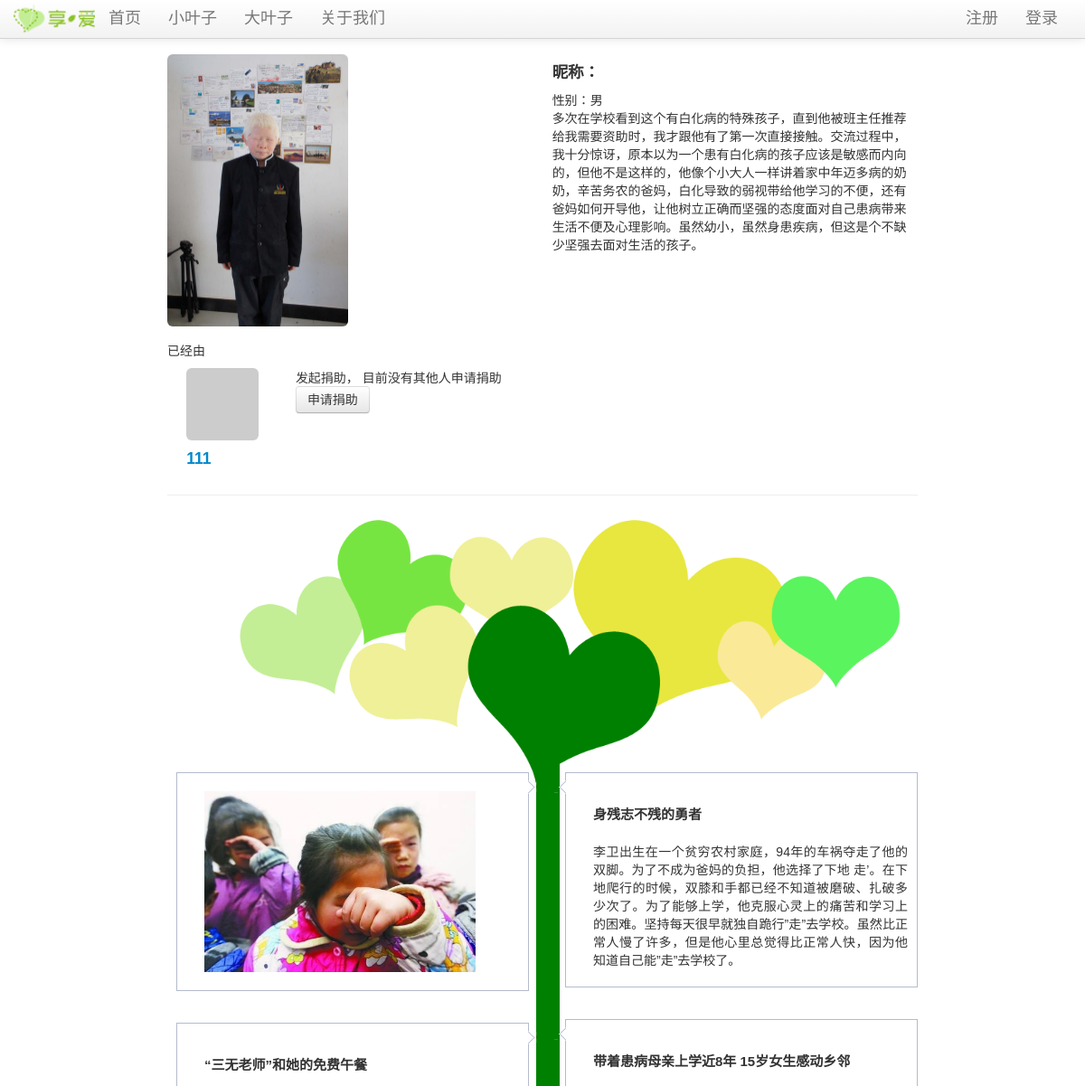
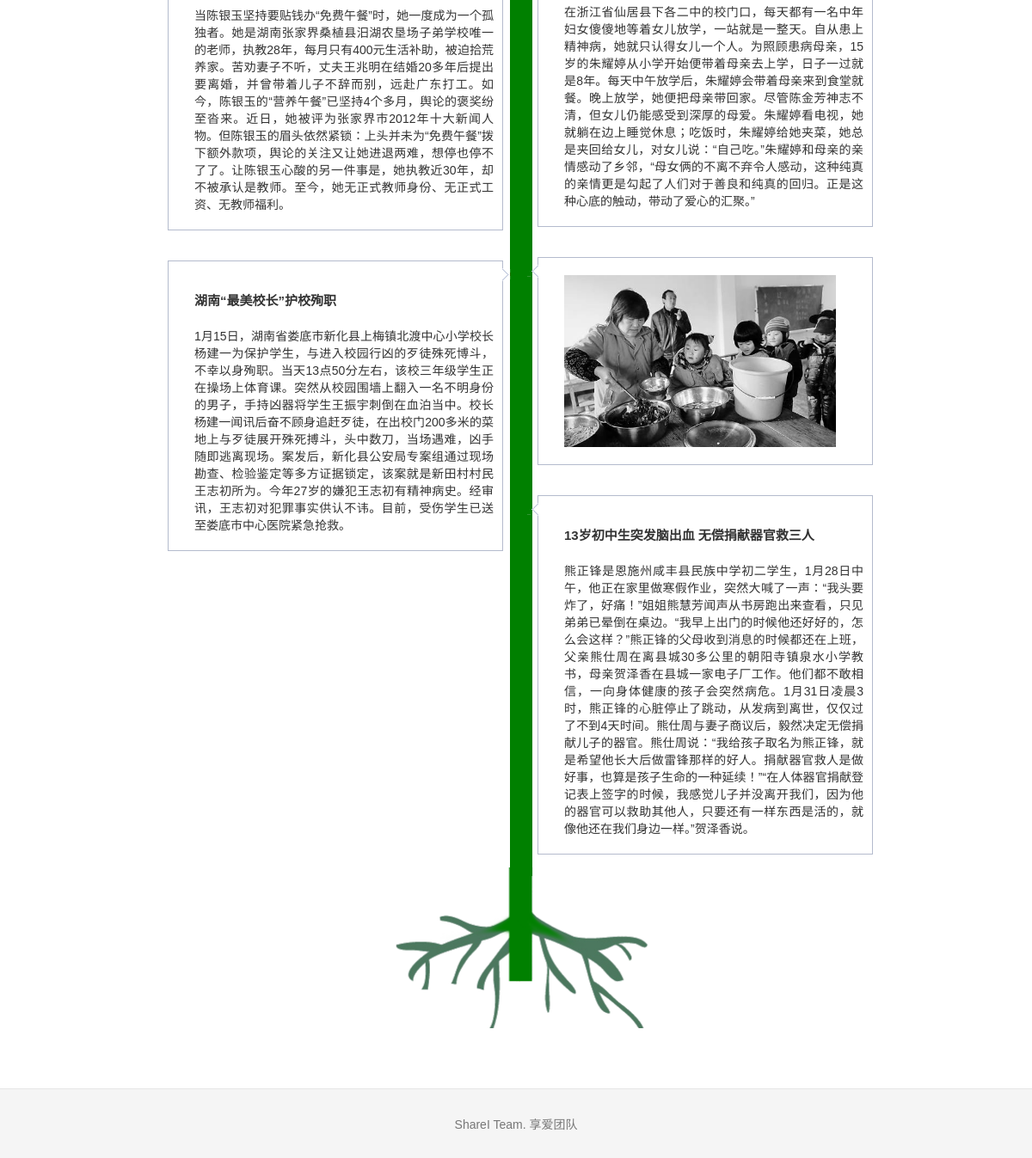
Screenshot of /littleleaf/1 with the database file from the repository (2 pictures, top to bottom).
### tables this page shows
CREATE TABLE lleaf (
	lleaf_id integer primary key autoincrement,
	avatar text,
	nickavatar text,
	lname text,
	lnickname text,
	gender text,
	nationality text,
	age text,
	grade text,
	bday text,
	constellation text,
	school text,
	homeaddress text,
	phone text,
	homeinfo text,
	linfo text,
	ginfo text,
	gadvice text,
	gname text,
	gschool text,
	gbackground text,
	ginfosource text,
	grr text,
	gweibo text,
	gkaixin text,
	status integer not null,
	createtime TIMESTAMP default (datetime('now', 'localtime'))
);

CREATE TABLE bleaf (avatar TEXT, bleaf_id integer PRIMARY KEY, email text, uname text, sex text, ulevel integer, password text, rrurl text, sinawburl text, qqwburl text, createtime TIMESTAMP);

CREATE TABLE blog (
	blog_id integer primary key autoincrement,
	bleaf_id integer not null,
	lleaf_id integer not null,
	title text not null,
	blogtext text not null,
	createtime TIMESTAMP default (datetime('now', 'localtime'))
);

### sharei.py (the view, shortened to what this page needs)
@app.route('/littleleaf/<lleaf_id>', methods=['GET', 'POST'])
def show_littleleaf(lleaf_id):
    error = None
    littleleaf = query_db('select * from lleaf where lleaf.lleaf_id = ?', [lleaf_id], one=True)
    if littleleaf is None:
        error = 'Invalid little leaf id'
        return render_template('littleleaf.html', error=error)
    blogs = query_db('select * from blog where blog.lleaf_id = ? order by createtime desc', [lleaf_id])
    donaters = query_db('select donating.bleaf_id, bleaf.avatar, bleaf.uname from donating join bleaf on donating.bleaf_id = bleaf.bleaf_id where donating.lleaf_id = ?', [lleaf_id])
    raiser = query_db('select raising.bleaf_id as bleaf_id, bleaf.avatar as avatar, bleaf.uname as uname from raising join bleaf on raising.bleaf_id = bleaf.bleaf_id where raising.lleaf_id = ?', [lleaf_id], True)
    applyers = query_db('select applying.bleaf_id, bleaf.avatar, bleaf.uname from applying join bleaf on applying.bleaf_id = bleaf.bleaf_id where applying.lleaf_id = ?', [lleaf_id])
    return render_template('littleleaf_timeline.html', littleleaf=littleleaf, blogs=blogs, donaters=donaters, raiser=raiser, applyers=applyers)

### sharei.py (called while the page is built)
def get_db():
    top = _app_ctx_stack.top
    if not hasattr(top, 'sqlite_db'):
        top.sqlite_db = sqlite3.connect(app.config['DATABASE'])
        top.sqlite_db.row_factory = sqlite3.Row
    return top.sqlite_db

@app.teardown_appcontext
def close_database(exception):
    top = _app_ctx_stack.top
    if hasattr(top, 'sqlite_db'):
        top.sqlite_db.close()

def query_db(query, args=(), one=False):
    cur = get_db().execute(query, args)
    rv = cur.fetchall()
    return (rv[0] if rv else None) if one else rv

@app.before_request
def before_request():
    g.bleaf = None
    if 'bleaf_id' in session:
        g.bleaf = query_db('select * from bleaf where bleaf_id = ?', [session['bleaf_id']], one=True)

### templates/littleleaf_timeline.html (shortened to what this page needs)
{% extends "layout.html" %}
{% block body %}
<div class="container-fluid">
  <div class="row-fluid">
    <div class="span6">
        <img src={{ littleleaf.avatar }} style="width:200px" class="img-rounded">
    </div>
    <div class="span6" style="text-align : left;background-color:#FFFFFF; padding-left:20">
      <h4>昵称：{{littleleaf.gnickname}}</h4>
      <p>性别：{{littleleaf.gender}}<br>
      {{littleleaf.ginfo}}<br>
    </div>
  </div><br>
  <div class="row-fluid">
  {% if littleleaf.status == 1 %}
    <a class="btn" href="{{ url_for('raise_leaf', lleaf_id=littleleaf.lleaf_id) }}">发起捐助</a><br>
  {% elif littleleaf.status == 2 %}
    <p>已经由
      <div class="span2">
        <img src={{raiser.avatar}} style="width:80px" class="img-rounded">
        <a href="{{ url_for('show_bigleaf', bleaf_id=raiser.bleaf_id) }}" target="_blank"><h4>{{raiser.uname}}</h4></a>
      </div>
      发起捐助，
      {% if donaters%}
        同时申请捐助的还有
        {% for donater in donaters %}
          <div class="span2">
            <img src={{donater.avatar}} style="width:80px" class="img-rounded">
            <a href="{{ url_for('show_bigleaf', bleaf_id=donater.bleaf_id) }}" target="_blank"><h4>{{donater.uname}}</h4></a>
          </div>
        {% endfor %}
      {% else %}
        目前没有其他人申请捐助
      {% endif %}
      <br>
    <a class="btn" href="{{ url_for('raise_leaf', lleaf_id=littleleaf.lleaf_id) }}">申请捐助</a><br>
  {% endif %}
</div>
  <hr>
  <div class="container-fluid">
  <img src="/static/img/treehead.png" style="margin-left:31px;margin-bottom:-60px">
  </div>
  <div id="tl_container">
    <div class="tl_timeline_container">
      <div class="tl_timeline">
      </div>
      {%if blogs %}
        {% for blog in blogs %}
        <div class="tl_item">
          <div class="tl_inner">
            {% if blog.title == "image" %}
              <p><div style="height:200px">
                <img src= {{blog.blogtext }} style="height:200px">
              </div>
            </p>
            {% else %}
              <h2><a href="{{ url_for('show_blog', blog_id=blog.blog_id) }}" target="_blank">{{blog.title}}</a></h2>
              <p>{{blog.blogtext}}</p>
            {% endif %}
          </div>
        </div>
        {% endfor %}
      {% endif %}
    </div>
  </div>
  <div class="container-fluid">
  <img src="/static/img/treeroot.png" style="margin-left:9px">
  </div>
</div>
{% endblock %}

### static/css/docs.css (style rules this page uses)
body { position: relative; padding-top: 40px; }

### templates/layout.html (style rules this page uses)
body { padding-top: 60px; font: 14px "微软雅黑", Verdana, Arial, Sans-serif; }
#tl_container { position:relative; width:860px; margin:0 auto; }
.tl_item { width:368px; margin:20px 10px 15px; padding-left:20px;float:left; background:#fff; border:1px solid #b4bbcd; text-align:justify; word-wrap:break-word; }
.tl_inner { padding:10px; }
.tl_inner h2 { margin-bottom:10px; }
.tl_inner h2 a { font-size:15px; color:#333; text-decoration:none; }
.tl_timeline_container { display:block; width:16px; height:100%; margin:0 auto;text-align:center; cursor:pointer; }
.tl_timeline { display:block; width:26px; height:100%; margin:0 auto; overflow:hidden; font-size:0; float:left; position:absolute; left:408px; top:10px; background-color:#008000; }

### rows the page displays
lleaf: avatar (picture), gender "男", ginfo "多次在学校看到这个有白化病的特殊孩子，直到他被班主任推荐给我需要资助时，我才跟他有了第一次直接接触。交流过程中，我十分惊讶，原本以为一个患有白化病的孩子应该是敏感而内向的，但他不是这样的，他像个小大人一样讲着家中年迈多病的奶奶，辛苦务农的爸妈，白化导致的弱视带给他学习的不便，还有爸妈如何开导他，让他树立正确而坚强的态度面对自己患病带来生活不便及心理影响。虽然幼小，虽然身患疾病，但这是个不缺少坚强去面对生活的孩子。"
bleaf: uname "111"
blog: blogtext (picture)
blog: title "身残志不残的勇者", blogtext "李卫出生在一个贫穷农村家庭，94年的车祸夺走了他的双脚。为了不成为爸妈的负担，他选择了下地 走’。在下地爬行的时候，双膝和手都已经不知道被磨破、扎破多少次了。为了能够上学，他克服心灵上的痛苦和学习上的困难。坚持每天很早就独自跪行”走”去学校。虽然比正常人慢了许多，但是他心里总觉得比正常人快，因为他知道自己能”走”去学校了。"
blog: title "带着患病母亲上学近8年 15岁女生感动乡邻", blogtext "在浙江省仙居县下各二中的校门口，每天都有一名中年妇女傻傻地等着女儿放学，一站就是一整天。自从患上精神病，她就只认得女儿一个人。为照顾患病母亲，15岁的朱耀婷从小学开始便带着母亲去上学，日子一过就是8年。每天中午放学后，朱耀婷会带着母亲来到食堂就餐。晚上放学，她便把母亲带回家。尽管陈金芳神志不清，但女儿仍能感受到深厚的母爱。朱耀婷看电视，她就躺在边上睡觉休息；吃饭时，朱耀婷给她夹菜，她总是夹回给女儿，对女儿说：“自己吃。”朱耀婷和母亲的亲情感动了乡邻，“母女俩的不离不弃令人感动，这种纯真的亲情更是勾起了人们对于善良和纯真的回归。正是这种心底的触动，带动了爱心的汇聚。”"
blog: title "“三无老师”和她的免费午餐", blogtext "当陈银玉坚持要贴钱办“免费午餐”时，她一度成为一个孤独者。她是湖南张家界桑植县汨湖农垦场子弟学校唯一的老师，执教28年，每月只有400元生活补助，被迫拾荒养家。苦劝妻子不听，丈夫王兆明在结婚20多年后提出要离婚，并曾带着儿子不辞而别，远赴广东打工。如今，陈银玉的“营养午餐”已坚持4个多月，舆论的褒奖纷至沓来。近日，她被评为张家界市2012年十大新闻人物。但陈银玉的眉头依然紧锁：上头并未为“免费午餐”拨下额外款项，舆论的关注又让她进退两难，想停也停不了了。让陈银玉心酸的另一件事是，她执教近30年，却不被承认是教师。至今，她无正式教师身份、无正式工资、无教师福利。"
blog: blogtext (picture)
blog: title "湖南“最美校长”护校殉职", blogtext "1月15日，湖南省娄底市新化县上梅镇北渡中心小学校长杨建一为保护学生，与进入校园行凶的歹徒殊死博斗，不幸以身殉职。当天13点50分左右，该校三年级学生正在操场上体育课。突然从校园围墙上翻入一名不明身份的男子，手持凶器将学生王振宇刺倒在血泊当中。校长杨建一闻讯后奋不顾身追赶歹徒，在出校门200多米的菜地上与歹徒展开殊死搏斗，头中数刀，当场遇难，凶手随即逃离现场。案发后，新化县公安局专案组通过现场勘查、检验鉴定等多方证据锁定，该案就是新田村村民王志初所为。今年27岁的嫌犯王志初有精神病史。经审讯，王志初对犯罪事实供认不讳。目前，受伤学生已送至娄底市中心医院紧急抢救。"
blog: title "13岁初中生突发脑出血 无偿捐献器官救三人", blogtext "熊正锋是恩施州咸丰县民族中学初二学生，1月28日中午，他正在家里做寒假作业，突然大喊了一声：“我头要炸了，好痛！”姐姐熊慧芳闻声从书房跑出来查看，只见弟弟已晕倒在桌边。“我早上出门的时候他还好好的，怎么会这样？”熊正锋的父母收到消息的时候都还在上班，父亲熊仕周在离县城30多公里的朝阳寺镇泉水小学教书，母亲贺泽香在县城一家电子厂工作。他们都不敢相信，一向身体健康的孩子会突然病危。1月31日凌晨3时，熊正锋的心脏停止了跳动，从发病到离世，仅仅过了不到4天时间。熊仕周与妻子商议后，毅然决定无偿捐献儿子的器官。熊仕周说：“我给孩子取名为熊正锋，就是希望他长大后做雷锋那样的好人。捐献器官救人是做好事，也算是孩子生命的一种延续！”“在人体器官捐献登记表上签字的时候，我感觉儿子并没离开我们，因为他的器官可以救助其他人，只要还有一样东西是活的，就像他还在我们身边一样。”贺泽香说。"
